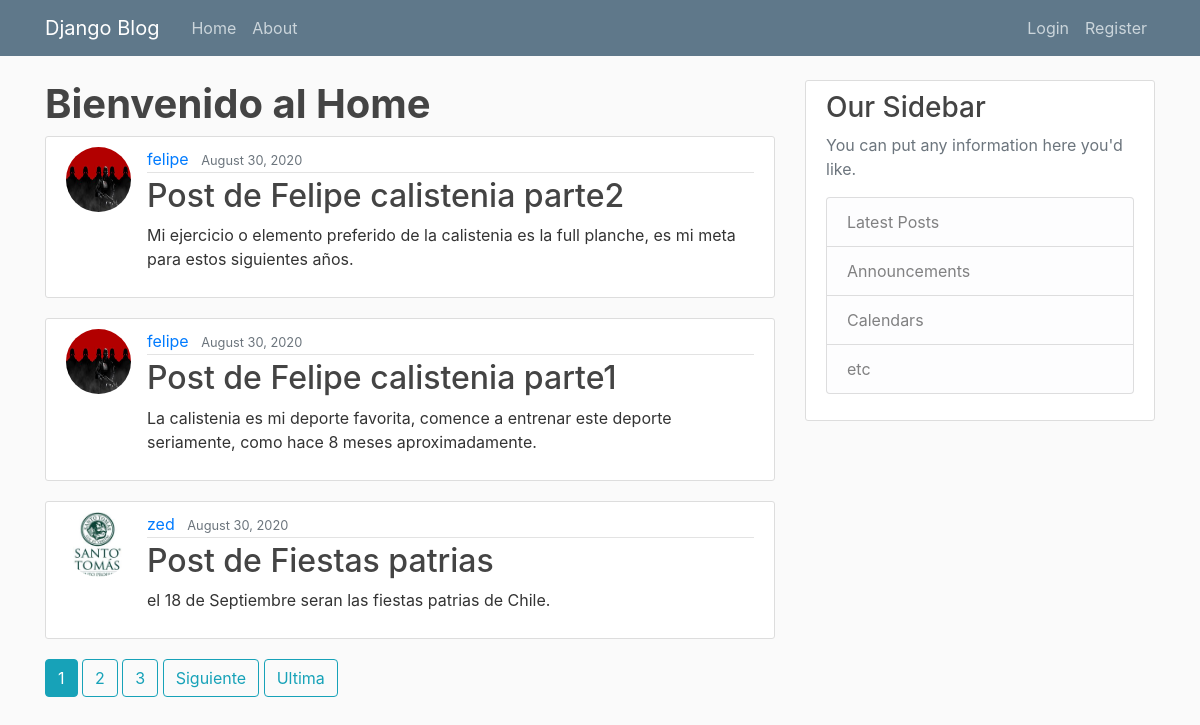
The page / on the database its author committed.
### blog/models.py (models this page shows, shortened)
class Post(models.Model):
    titulo = models.CharField(max_length=100)
    contenido = models.TextField()
    fecha = models.DateTimeField(default=timezone.now)
    autor = models.ForeignKey(User, on_delete=models.CASCADE)
    objects = models.Manager()

### users/models.py (models this page shows, shortened)
class Profile(models.Model):
    user = models.OneToOneField(User, on_delete=models.CASCADE)
    image = models.ImageField(default='default.jpg', upload_to='profile_pics')

### blog/views.py (the view)
# urls.py: path('', PostListView.as_view(), name='blog-home'),
class PostListView(ListView):
    model = Post
    template_name = 'blog/home.html'
    context_object_name = 'posts'
    ordering = ['-fecha']
    paginate_by = 3

### blog/templates/blog/home.html (shortened to what this page needs)
{% extends "blog/base.html" %}
{% block content %}
    <h1><strong>Bienvenido al Home</strong></h1>
    {% for post in posts %}
        <article class="media content-section">
          <img class="rounded-circle article-img" src="{{ post.autor.profile.image.url }}">
        <div class="media-body">
          <div class="article-metadata">
            <a class="mr-2" href="{% url 'user-posts' post.autor.username %}">{{ post.autor }}</a>
            <small class="text-muted">{{ post.fecha|date:"F d, Y" }}</small>
          </div>
          <h2><a class="article-title" href="{% url 'post-detail' post.id %}">{{ post.titulo }}</a></h2>
          <p class="article-content">{{ post.contenido }}</p>
        </div>
      </article>
    {% endfor %}
    {% if is_paginated %}
      {% for num in page_obj.paginator.page_range %}
        {% if page_obj.number == num %}
          <a class="btn btn-info mb-4 " href="?page={{ num }}">{{ num }}</a>
        {% elif num > page_obj.number|add:'-3' and num < page_obj.number|add:'3' %}
          <a class="btn btn-outline-info mb-4 " href="?page={{ num }}">{{ num }}</a>
        {% endif %}
      {% endfor %}
      {% if page_obj.has_next %}
        <a class="btn btn-outline-info mb-4 " href="?page={{ page_obj.next_page_number }}">Siguiente</a>
        <a class="btn btn-outline-info mb-4 " href="?page={{ page_obj.paginator.num_pages }}">Ultima</a>
      {% endif %}
    {% endif %}
{% endblock content %}

### blog/templates/blog/base.html (shortened to what this page needs)
{% load static %}
<!DOCTYPE html>
<html lang="en">
<head>
    <link rel="stylesheet" href="https://stackpath.bootstrapcdn.com/bootstrap/4.5.0/css/bootstrap.min.css">
    <link rel="stylesheet" type="text/css" href="{% static 'main.css' %}">
</head>
<body>
    <header class="site-header">
        <nav class="navbar navbar-expand-md navbar-dark bg-steel fixed-top">
          <div class="container">
            <a class="navbar-brand mr-4" href="{% url 'blog-home' %}">Django Blog</a>
            <div class="collapse navbar-collapse" id="navbarToggle">
              <div class="navbar-nav mr-auto">
                <a class="nav-item nav-link" href="{% url 'blog-home' %}">Home</a>
                <a class="nav-item nav-link" href="{% url 'blog-about' %}">About</a>
              </div>
              <div class="navbar-nav">
                {% if user.is_authenticated %}
                <a class="nav-item nav-link" href="{% url 'user-posts' user.username %}">Mis Posteos</a>
                <a class="nav-item nav-link" href="{% url 'post-create' %}">Nuevo Post</a>
                <a class="nav-item nav-link" href="{% url 'profile' %}">Profile</a>
                <a class="nav-item nav-link" href="{% url 'logout' %}">Logout</a>
                {% else %}
                <a class="nav-item nav-link" href="{% url 'login' %}">Login</a>
                <a class="nav-item nav-link" href="{% url 'register' %}">Register</a>
                {% endif %}
              </div>
            </div>
          </div>
        </nav>
      </header>
      <main role="main" class="container">
        <div class="row">
          <div class="col-md-8">
            {% block content %}{% endblock %}
          </div>
          <div class="col-md-4">
            <div class="content-section">
              <h3>Our Sidebar</h3>
              <p class='text-muted'>You can put any information here you'd like.
                <ul class="list-group">
                  <li class="list-group-item list-group-item-light">Latest Posts</li>
                  <li class="list-group-item list-group-item-light">Announcements</li>
                  <li class="list-group-item list-group-item-light">Calendars</li>
                  <li class="list-group-item list-group-item-light">etc</li>
                </ul>
              </p>
            </div>
          </div>
        </div>
      </main>
</body>
</html>

### blog/static/main.css (style rules this page uses)
body { background: #fafafa; color: #333333; margin-top: 5rem; }
h1, h2, h3, h4, h5, h6 { color: #444444; }
ul { margin: 0; }
.bg-steel { background-color: #5f788a; }
.site-header .navbar-nav .nav-link { color: #cbd5db; }
.content-section { background: #ffffff; padding: 10px 20px; border: 1px solid #dddddd; border-radius: 3px; margin-bottom: 20px; }
.article-title { color: #444444; }
.article-content { white-space: pre-line; }
.article-img { height: 65px; width: 65px; margin-right: 16px; }
.article-metadata { padding-bottom: 1px; margin-bottom: 4px; border-bottom: 1px solid #e3e3e3 }

### rows shown on the page
Post: autor.profile.image (picture), autor "felipe", fecha "August 30, 2020", titulo "Post de Felipe calistenia parte2", contenido "Mi ejercicio o elemento preferido de la calistenia es la full planche, es mi meta para estos siguientes años."
Post: autor.profile.image (picture), autor "felipe", fecha "August 30, 2020", titulo "Post de Felipe calistenia parte1", contenido "La calistenia es mi deporte favorita, comence a entrenar este deporte seriamente, como hace 8 meses aproximadamente."
Post: autor.profile.image (picture), autor "zed", fecha "August 30, 2020", titulo "Post de Fiestas patrias", contenido "el 18 de Septiembre seran las fiestas patrias de Chile."

### other values the page prints
{{ num }} "1"
{{ num }} "2" "3"
